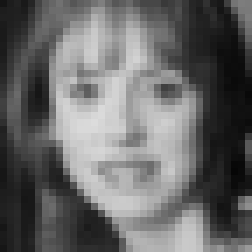
#> input picture Anul III/Semestrul I/CAVA/laborator/Laborator 9+10/data/exemplePozitive/caltech_web_crop_00563.jpg, 36 x 36 px (shown 7 times larger)
$ python RunProject.py
#> lines starting #> are read from the running program, lines starting #| are printed output that depends on the picture
### Anul III/Semestrul I/CAVA/laborator/Laborator 9+10/Tema 3_2 Solutie/FacialDetector.py
from Parameters import *
import numpy as np
from sklearn.svm import LinearSVC
import matplotlib.pyplot as plt
import glob
import cv2 as cv
import pdb
import pickle
import ntpath
from copy import deepcopy
import timeit
from skimage.feature import hog


class FacialDetector:
    def __init__(self, params:Parameters):
        self.params = params
        self.best_model = None

    def get_positive_descriptors(self):
        # in aceasta functie calculam descriptorii pozitivi
        # vom returna un numpy array de dimensiuni NXD
        # unde N - numar exemplelor pozitive
        # iar D - dimensiunea descriptorului
        # D = (params.dim_window/params.dim_hog_cell - 1) ^ 2 * params.dim_descriptor_cell (fetele sunt patrate)

        images_path = os.path.join(self.params.dir_pos_examples, '*.jpg')
        files = glob.glob(images_path)
        num_images = len(files)
        positive_descriptors = []
        print('Calculam descriptorii pt %d imagini pozitive...' % num_images)
        for i in range(num_images):
            print('Procesam exemplul pozitiv numarul %d...' % i)
            img = cv.imread(files[i], cv.IMREAD_GRAYSCALE)
#> img is the input picture: shape (36, 36); min 6, max 220, mean 103.9
            # TODO: sterge
            features = hog(img, pixels_per_cell=(self.params.dim_hog_cell, self.params.dim_hog_cell),
                           cells_per_block=(2, 2), feature_vector=True)
#> features = 900 values, max 0.374 at index 504, min 0 at index 3, mean 0.128
            print(len(features))
#| 900

            positive_descriptors.append(features)
            if self.params.use_flip_images:
                features = hog(np.fliplr(img), pixels_per_cell=(self.params.dim_hog_cell, self.params.dim_hog_cell),
                               cells_per_block=(2, 2), feature_vector=True)
#> features = 900 values, max 0.367 at index 369, min 0 at index 2, mean 0.128
                positive_descriptors.append(features)

        positive_descriptors = np.array(positive_descriptors)
        return positive_descriptors

    def get_negative_descriptors(self):
        # in aceasta functie calculam descriptorii negativi
        # vom returna un numpy array de dimensiuni NXD
        # unde N - numar exemplelor negative
        # iar D - dimensiunea descriptorului
        # avem 274 de imagini negative, vream sa avem self.params.number_negative_examples (setat implicit cu 10000)
        # de exemple negative, din fiecare imagine vom genera aleator self.params.number_negative_examples // 274
        # patch-uri de dimensiune 36x36 pe care le vom considera exemple negative

        images_path = os.path.join(self.params.dir_neg_examples, '*.jpg')
        files = glob.glob(images_path)
        num_images = len(files)
        num_negative_per_image = self.params.number_negative_examples // num_images
        negative_descriptors = []
        print('Calculam descriptorii pt %d imagini negative' % num_images)
        for i in range(num_images):
            print('Procesam exemplul negativ numarul %d...' % i)
            img = cv.imread(files[i], cv.IMREAD_GRAYSCALE)
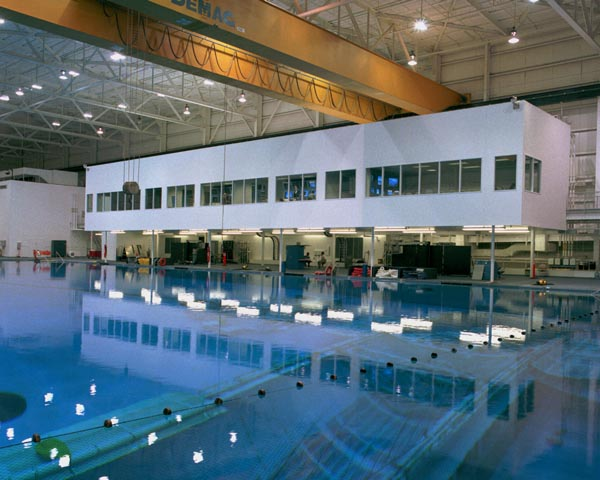
#> input picture Anul III/Semestrul I/CAVA/laborator/Laborator 9+10/data/exempleNegative/2085575.jpg, 600 x 480 px
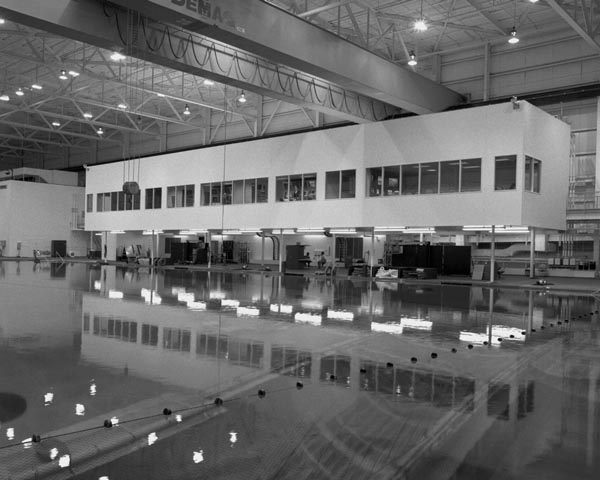
#> img: shape (480, 600); min 0, max 255, mean 104.4
            # TODO: completati codul functiei in continuare
            num_rows = img.shape[0]
#> num_rows = 480
            num_cols = img.shape[1]
#> num_cols = 600
            x = np.random.randint(low=0, high=num_cols - self.params.dim_window, size=num_negative_per_image)
            y = np.random.randint(low=0, high=num_rows - self.params.dim_window, size=num_negative_per_image)

            for idx in range(len(y)):
                patch = img[y[idx]: y[idx] + self.params.dim_window, x[idx]: x[idx] + self.params.dim_window]
                descr = hog(patch, pixels_per_cell=(self.params.dim_hog_cell, self.params.dim_hog_cell),
                            cells_per_block=(2, 2), feature_vector=False)
                negative_descriptors.append(descr.flatten())
#> this loop made 3333 passes
#> pass 1, in get_negative_descriptors, `patch = img[y[idx]: y[idx] + self.params.dim_window, x[idx]: x[idx] + ..`:
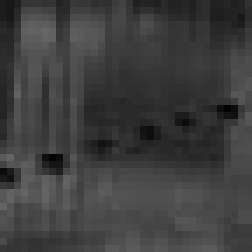
#> patch: shape (36, 36) (shown 7 times larger); min 1, max 101, mean 62
#> pass 2, in get_negative_descriptors, `patch = img[y[idx]: y[idx] + self.params.dim_window, x[idx]: x[idx] + ..`:
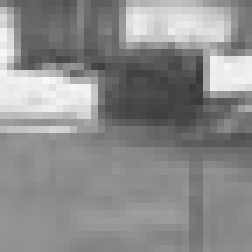
#> patch: shape (36, 36) (shown 7 times larger); min 56, max 248, mean 140.2
#> pass 3, in get_negative_descriptors, `patch = img[y[idx]: y[idx] + self.params.dim_window, x[idx]: x[idx] + ..`:
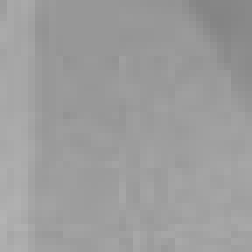
#> patch: shape (36, 36) (shown 7 times larger); min 132, max 179, mean 156.7
#> after the loop:
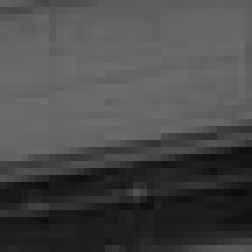
#> patch: shape (36, 36) (shown 7 times larger); min 12, max 109, mean 73.9
#> after the loop, negative_descriptors = 3333 items
#> pass 2 of the loop in get_negative_descriptors, `for i in range(num_images):`:
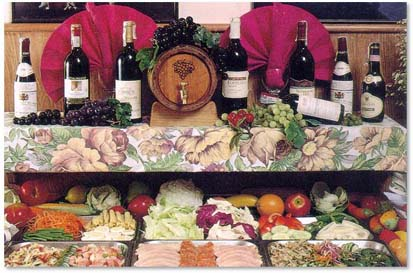
#> input picture Anul III/Semestrul I/CAVA/laborator/Laborator 9+10/data/exempleNegative/224424.jpg, 413 x 273 px
#> in get_negative_descriptors, `img = cv.imread(files[i], cv.IMREAD_GRAYSCALE)`:
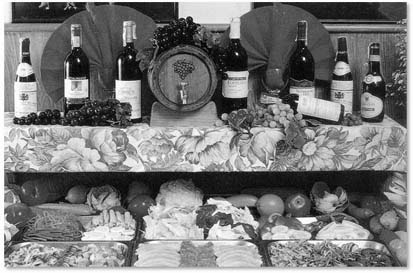
#> img: shape (273, 413); min 0, max 255, mean 122.2
#> after the loop in get_negative_descriptors, `for idx in range(len(y)):`:
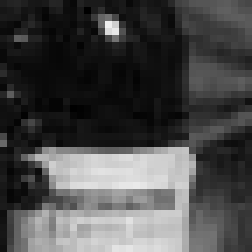
#> patch: shape (36, 36) (shown 7 times larger); min 0, max 238, mean 73.3
#> after the loop in get_negative_descriptors, `for idx in range(len(y)):`: negative_descriptors = 6666 items
#> pass 3 of the loop in get_negative_descriptors, `for i in range(num_images):`:
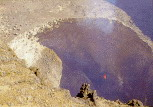
#> input picture Anul III/Semestrul I/CAVA/laborator/Laborator 9+10/data/exempleNegative/226947.jpg, 153 x 107 px
#> in get_negative_descriptors, `img = cv.imread(files[i], cv.IMREAD_GRAYSCALE)`:
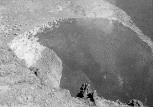
#> img: shape (107, 153); min 0, max 254, mean 141.5
#> after the loop in get_negative_descriptors, `for idx in range(len(y)):`:
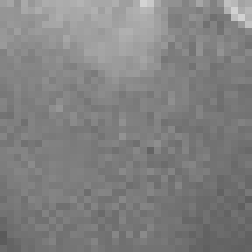
#> patch: shape (36, 36) (shown 7 times larger); min 90, max 211, mean 129.1
#> after the loop in get_negative_descriptors, `for idx in range(len(y)):`: negative_descriptors = 9999 items

        negative_descriptors = np.array(negative_descriptors)
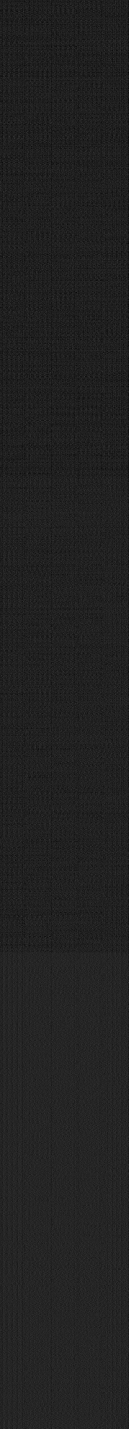
#> negative_descriptors: shape (9999, 900) float64 (shown at 1/7 size); min 0, max 0.783, mean 0.133
        return negative_descriptors

    def train_classifier(self, training_examples, train_labels):
        svm_file_name = os.path.join(self.params.dir_save_files, 'best_model_%d_%d_%d' %
                                     (self.params.dim_hog_cell, self.params.number_negative_examples,
                                      self.params.number_positive_examples))
        if os.path.exists(svm_file_name):
            self.best_model = pickle.load(open(svm_file_name, 'rb'))
            return

        best_accuracy = 0
        best_c = 0
        best_model = None
        Cs = [10 ** -5, 10 ** -4,  10 ** -3,  10 ** -2, 10 ** -1, 10 ** 0]
        for c in Cs:
            print('Antrenam un clasificator pentru c=%f' % c)
            model = LinearSVC(C=c)
            model.fit(training_examples, train_labels)
            acc = model.score(training_examples, train_labels)
            print(acc)
            if acc > best_accuracy:
                best_accuracy = acc
                best_c = c
                best_model = deepcopy(model)
#> after the loop, best_accuracy = 0; best_c = 0

        print('Performanta clasificatorului optim pt c = %f' % best_c)
        # salveaza clasificatorul
        pickle.dump(best_model, open(svm_file_name, 'wb'))

        # vizualizeaza cat de bine sunt separate exemplele pozitive de cele negative dupa antrenare
        # ideal ar fi ca exemplele pozitive sa primeasca scoruri > 0, iar exemplele negative sa primeasca scoruri < 0
        scores = best_model.decision_function(training_examples)
        self.best_model = best_model
        positive_scores = scores[train_labels > 0]
        negative_scores = scores[train_labels <= 0]


        plt.plot(np.sort(positive_scores))
        plt.plot(np.zeros(len(positive_scores)))
        plt.plot(np.sort(negative_scores))
        plt.xlabel('Nr example antrenare')
        plt.ylabel('Scor clasificator')
        plt.title('Distributia scorurilor clasificatorului pe exemplele de antrenare')
        plt.legend(['Scoruri exemple pozitive', '0', 'Scoruri exemple negative'])
        plt.show()

    # [188 lines left out: functions intersection_over_union, non_maximal_suppression, run, compute_average_precision, eval_detections, not called in this run]

### Anul III/Semestrul I/CAVA/laborator/Laborator 9+10/Tema 3_2 Solutie/Parameters.py
import os

class Parameters:
    def __init__(self):
        self.base_dir = '../data'
        self.dir_pos_examples = os.path.join(self.base_dir, 'exemplePozitive')
        self.dir_neg_examples = os.path.join(self.base_dir, 'exempleNegative')
        self.dir_test_examples = os.path.join(self.base_dir,'exempleTest/CMU+MIT')  # 'exempleTest/CursVA'   'exempleTest/CMU+MIT'
        self.path_annotations = os.path.join(self.base_dir, 'exempleTest/CMU+MIT_adnotari/ground_truth_bboxes.txt')
        self.dir_save_files = os.path.join(self.base_dir, 'salveazaFisiere')
        if not os.path.exists(self.dir_save_files):
            os.makedirs(self.dir_save_files)
            print('directory created: {} '.format(self.dir_save_files))
        else:
            print('directory {} exists '.format(self.dir_save_files))

        # set the parameters
        self.dim_window = 36  # exemplele pozitive (fete de oameni cropate) au 36x36 pixeli
        self.dim_hog_cell = 6  # dimensiunea celulei
        self.dim_descriptor_cell = 36  # dimensiunea descriptorului unei celule
        self.overlap = 0.3
        self.number_positive_examples = 6713  # numarul exemplelor pozitive
        self.number_negative_examples = 10000  # numarul exemplelor negative
        self.overlap = 0.3
        self.has_annotations = False
        self.threshold = 0

### Anul III/Semestrul I/CAVA/laborator/Laborator 9+10/Tema 3_2 Solutie/RunProject.py
from Parameters import *
from FacialDetector import *
import pdb
from Visualize import *


params: Parameters = Parameters()
params.dim_window = 36  # exemplele pozitive (fete de oameni cropate) au 36x36 pixeli
params.dim_hog_cell = 6  # dimensiunea celulei
params.overlap = 0.3
params.number_positive_examples = 6713  # numarul exemplelor pozitive
params.number_negative_examples = 10000  # numarul exemplelor negative

params.threshold = 2.5 # toate ferestrele cu scorul > threshold si maxime locale devin detectii
params.has_annotations = True

params.use_hard_mining = False  # (optional)antrenare cu exemple puternic negative
params.use_flip_images = True  # adauga imaginile cu fete oglindite

if params.use_flip_images:
    params.number_positive_examples *= 2

facial_detector: FacialDetector = FacialDetector(params)

# Pasii 1+2+3. Incarcam exemplele pozitive (cropate) si exemple negative generate
# verificam daca sunt deja existente
positive_features_path = os.path.join(params.dir_save_files, 'descriptoriExemplePozitive_' + str(params.dim_hog_cell) + '_' +
                        str(params.number_positive_examples) + '.npy')
if os.path.exists(positive_features_path):
    positive_features = np.load(positive_features_path)
    print('Am incarcat descriptorii pentru exemplele pozitive')
else:
    print('Construim descriptorii pentru exemplele pozitive:')
    positive_features = facial_detector.get_positive_descriptors()
    np.save(positive_features_path, positive_features)
    print('Am salvat descriptorii pentru exemplele pozitive in fisierul %s' % positive_features_path)

# exemple negative
negative_features_path = os.path.join(params.dir_save_files, 'descriptoriExempleNegative_' + str(params.dim_hog_cell) + '_' +
                        str(params.number_negative_examples) + '.npy')
if os.path.exists(negative_features_path):
    negative_features = np.load(negative_features_path)
    print('Am incarcat descriptorii pentru exemplele negative')
else:
    print('Construim descriptorii pentru exemplele negative:')
    negative_features = facial_detector.get_negative_descriptors()
    np.save(negative_features_path, negative_features)
    print('Am salvat descriptorii pentru exemplele negative in fisierul %s' % negative_features_path)

# Pasul 4. Invatam clasificatorul liniar
training_examples = np.concatenate((np.squeeze(positive_features), np.squeeze(negative_features)), axis=0)
train_labels = np.concatenate((np.ones(params.number_positive_examples), np.zeros(negative_features.shape[0])))
#> (the run stopped early here; a loop or call above may not have finished)
